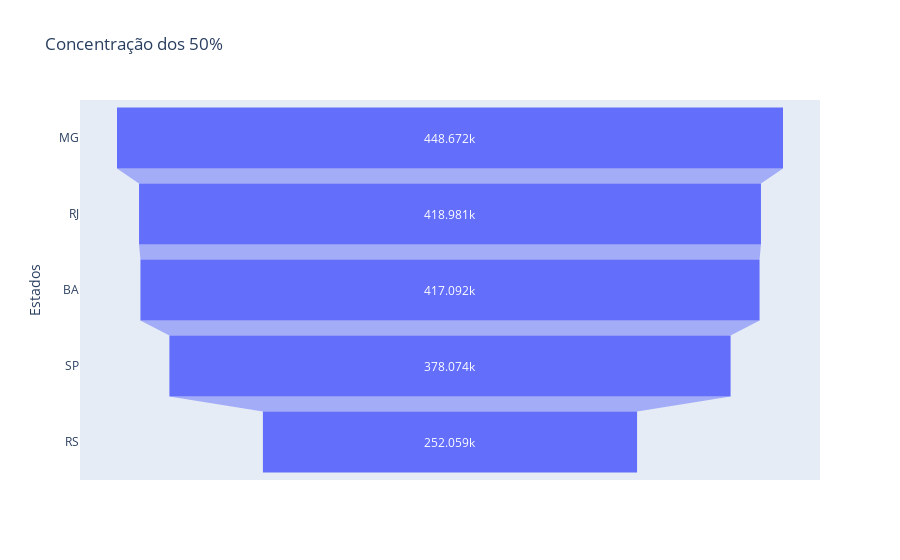

Source (notebook cell):
### Code cell
px.funnel(
    tabela_estados[tabela_estados['Acumulado'] < 0.5],
    y='Estados',
    x='Qtd_Multas',
    title='Concentração dos 50%'
)

### Figure 1 — Plotly figure (JSON) as saved in the notebook; plotly's stock layout.template omitted (floating-point values rounded to 4 significant figures)
{"data": [{"hovertemplate": "Qtd_Multas=%{x}<br>Estados=%{y}<extra></extra>", "legendgroup": "", "marker": {"color": "#636efa"}, "name": "", "orientation": "h", "showlegend": false, "type": "funnel", "x": [448672, 418981, 417092, 378074, 252059], "xaxis": "x", "y": ["MG", "RJ", "BA", "SP", "RS"], "yaxis": "y"}], "layout": {"legend": {"tracegroupgap": 0}, "title": {"text": "Concentração dos 50%"}, "xaxis": {"anchor": "y", "domain": [0, 1], "title": {"text": "Qtd_Multas"}}, "yaxis": {"anchor": "x", "domain": [0, 1], "title": {"text": "Estados"}}}}
